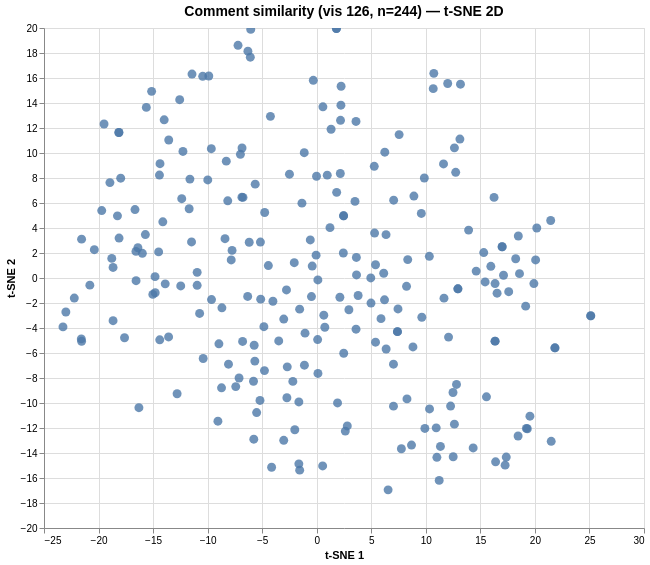

The specification (Vega-Lite) saved for this image:
### Vega specification from a JSON file in a GitHub repository (floating-point values rounded to 4 significant figures; data arrays with more than 128 entries replaced by an {"elided": "..."} marker saying what was removed)
{"$schema": "https://vega.github.io/schema/vega/v6.json", "data": [{"name": "param_1e9efca18e7a2868_store"}, {"name": "source_0", "values": {"elided": "244 records"}}, {"name": "source_0_x_domain_dim_1", "values": [{"min": -23.26, "max": 25.12}]}, {"name": "source_0_y_domain_dim_2", "values": [{"min": -16.95, "max": 19.95}]}], "signals": [{"name": "unit", "value": {}, "on": [{"events": "pointermove", "update": "isTuple(group()) ? group() : unit"}]}, {"name": "param_1e9efca18e7a2868", "update": "vlSelectionResolve(\"param_1e9efca18e7a2868_store\", \"union\")"}, {"name": "param_1e9efca18e7a2868_dim_1", "on": [{"events": [{"source": "view", "type": "dblclick"}], "update": "null"}, {"events": {"signal": "param_1e9efca18e7a2868_translate_delta"}, "update": "panLinear(param_1e9efca18e7a2868_translate_anchor.extent_x, -param_1e9efca18e7a2868_translate_delta.x / width)"}, {"events": {"signal": "param_1e9efca18e7a2868_zoom_delta"}, "update": "zoomLinear(domain(\"x\"), param_1e9efca18e7a2868_zoom_anchor.x, param_1e9efca18e7a2868_zoom_delta)"}]}, {"name": "param_1e9efca18e7a2868_dim_2", "on": [{"events": [{"source": "view", "type": "dblclick"}], "update": "null"}, {"events": {"signal": "param_1e9efca18e7a2868_translate_delta"}, "update": "panLinear(param_1e9efca18e7a2868_translate_anchor.extent_y, param_1e9efca18e7a2868_translate_delta.y / height)"}, {"events": {"signal": "param_1e9efca18e7a2868_zoom_delta"}, "update": "zoomLinear(domain(\"y\"), param_1e9efca18e7a2868_zoom_anchor.y, param_1e9efca18e7a2868_zoom_delta)"}]}, {"name": "param_1e9efca18e7a2868_tuple", "on": [{"events": [{"signal": "param_1e9efca18e7a2868_dim_1 || param_1e9efca18e7a2868_dim_2"}], "update": "param_1e9efca18e7a2868_dim_1 && param_1e9efca18e7a2868_dim_2 ? {unit: \"\", fields: param_1e9efca18e7a2868_tuple_fields, values: [param_1e9efca18e7a2868_dim_1,param_1e9efca18e7a2868_dim_2]} : null"}]}, {"name": "param_1e9efca18e7a2868_tuple_fields", "value": [{"field": "dim_1", "channel": "x", "type": "R"}, {"field": "dim_2", "channel": "y", "type": "R"}]}, {"name": "param_1e9efca18e7a2868_translate_anchor", "value": {}, "on": [{"events": [{"source": "scope", "type": "pointerdown"}], "update": "{x: x(unit), y: y(unit), extent_x: domain(\"x\"), extent_y: domain(\"y\")}"}]}, {"name": "param_1e9efca18e7a2868_translate_delta", "value": {}, "on": [{"events": [{"source": "window", "between": [{"source": "scope", "type": "pointerdown"}, {"source": "window", "type": "pointerup"}], "consume": true, "type": "pointermove"}], "update": "{x: param_1e9efca18e7a2868_translate_anchor.x - x(unit), y: param_1e9efca18e7a2868_translate_anchor.y - y(unit)}"}]}, {"name": "param_1e9efca18e7a2868_zoom_anchor", "on": [{"events": [{"source": "scope", "consume": true, "type": "wheel"}], "update": "{x: invert(\"x\", x(unit)), y: invert(\"y\", y(unit))}"}]}, {"name": "param_1e9efca18e7a2868_zoom_delta", "on": [{"events": [{"source": "scope", "type": "wheel", "consume": true}], "update": "pow(1.001, event.deltaY * pow(16, event.deltaMode))", "force": true}]}, {"name": "param_1e9efca18e7a2868_modify", "on": [{"events": {"signal": "param_1e9efca18e7a2868_tuple"}, "update": "modify(\"param_1e9efca18e7a2868_store\", param_1e9efca18e7a2868_tuple, true)"}]}], "marks": [{"type": "symbol", "name": "marks", "from": {"data": "source_0"}, "encode": {"update": {"y": {"field": "dim_2", "scale": "y"}, "opacity": {"value": 0.8}, "tooltip": {"signal": "{\"Comment #\": format(datum[\"index\"], \"\"), \"Comment\": isValid(datum[\"comment\"]) ? datum[\"comment\"] : \"\"+datum[\"comment\"]}"}, "x": {"field": "dim_1", "scale": "x"}, "size": {"value": 80}, "shape": {"value": "circle"}, "fill": {"value": "#4c78a8"}}}, "style": ["circle"], "clip": true, "interactive": true}], "scales": [{"name": "x", "type": "linear", "domain": [{"signal": "(data(\"source_0_x_domain_dim_1\")[0] || {}).min"}, {"signal": "(data(\"source_0_x_domain_dim_1\")[0] || {}).max"}], "range": [0, {"signal": "width"}], "zero": true, "domainRaw": {"signal": "param_1e9efca18e7a2868[\"dim_1\"]"}, "nice": true}, {"name": "y", "type": "linear", "domain": [{"signal": "(data(\"source_0_y_domain_dim_2\")[0] || {}).min"}, {"signal": "(data(\"source_0_y_domain_dim_2\")[0] || {}).max"}], "range": [{"signal": "height"}, 0], "nice": true, "zero": true, "domainRaw": {"signal": "param_1e9efca18e7a2868[\"dim_2\"]"}}], "axes": [{"scale": "x", "tickCount": {"signal": "ceil(width/40)"}, "gridScale": "y", "maxExtent": 0, "zindex": 0, "ticks": false, "minExtent": 0, "orient": "bottom", "aria": false, "labels": false, "domain": false, "grid": true}, {"scale": "y", "domain": false, "ticks": false, "zindex": 0, "labels": false, "tickCount": {"signal": "ceil(height/40)"}, "maxExtent": 0, "aria": false, "grid": true, "gridScale": "x", "minExtent": 0, "orient": "left"}, {"scale": "x", "orient": "bottom", "labelOverlap": true, "labelFlush": true, "title": "t-SNE 1", "tickCount": {"signal": "ceil(width/40)"}, "zindex": 0, "grid": false}, {"scale": "y", "labelOverlap": true, "orient": "left", "grid": false, "tickCount": {"signal": "ceil(height/40)"}, "zindex": 0, "title": "t-SNE 2"}], "title": {"text": "Comment similarity (vis 126, n=244) — t-SNE 2D", "fontSize": 14, "frame": "group"}, "background": "white", "width": 600, "height": 500, "style": "cell", "padding": 5}
